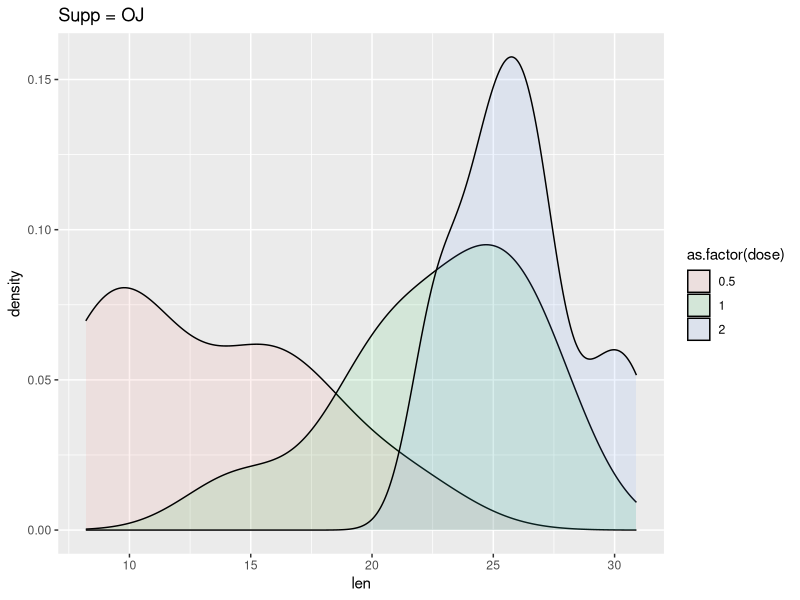
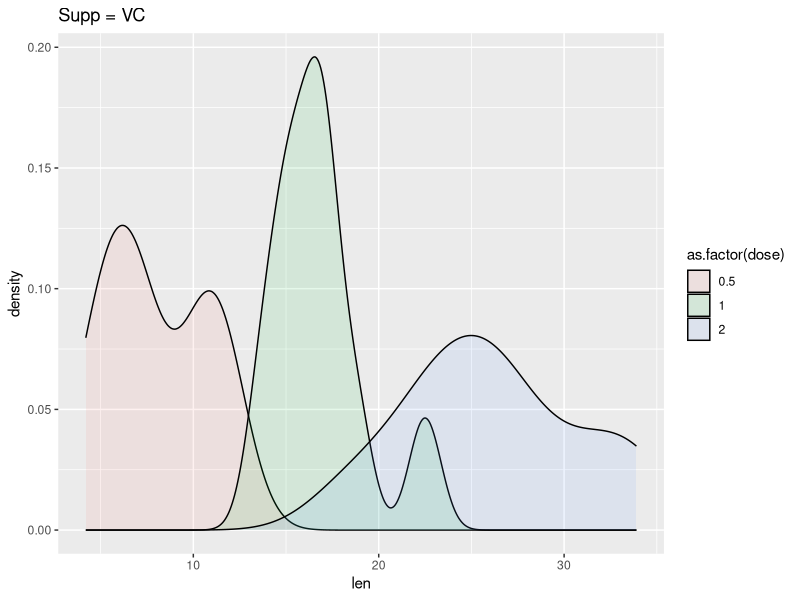
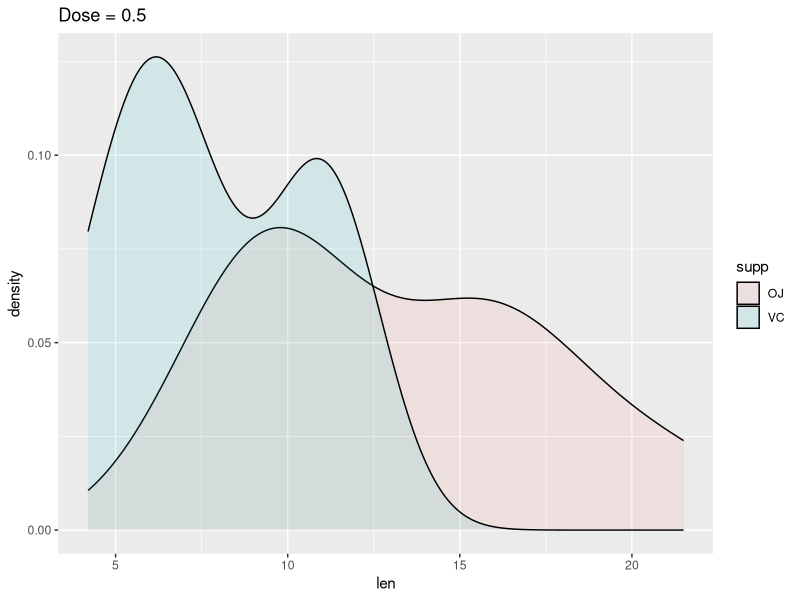
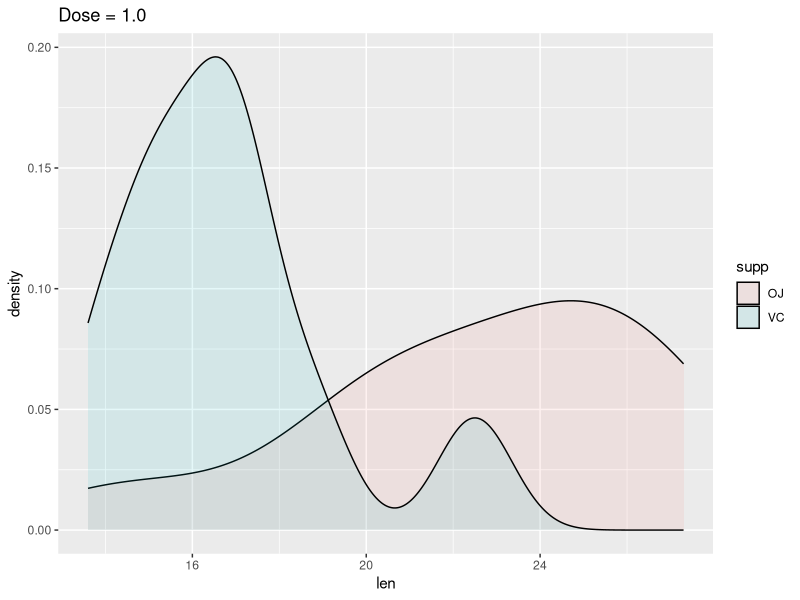
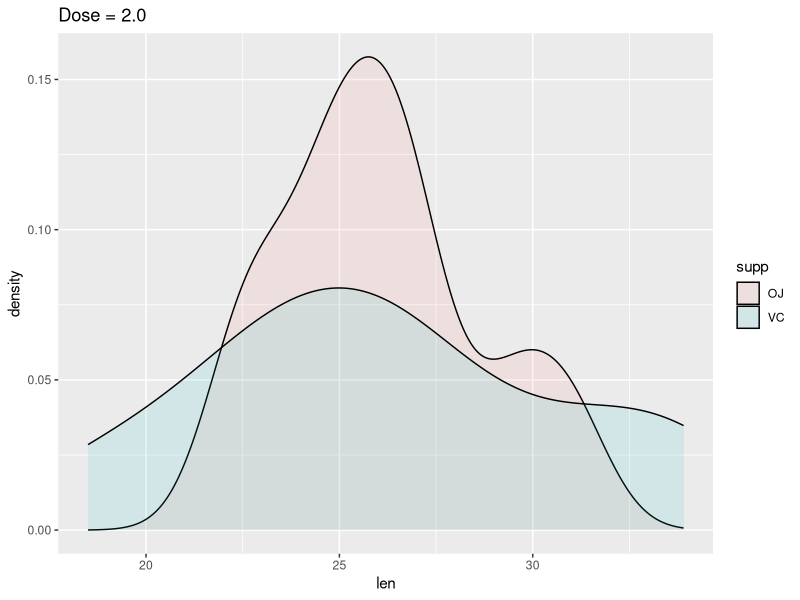

Write R code to recreate these figures, in order. (Note: this script raises an error after producing the figures.)
library(ggplot2)
library(dplyr)

tg <- data.frame(ToothGrowth)

#1. Provide basic summary
summary(filter(tg, supp=="OJ"))
summary(filter(tg, supp=="VC"))

#tg_supp <- group_by(tg,supp)
tg_oj <- filter(tg, supp=="OJ")
tg_vc <- filter(tg, supp=="VC")

#Comparison of two methods for equal doses:
tg_equal_dose_1 <- rbind(filter(tg_oj,dose==0.5),filter(tg_vc,dose==0.5))
tg_equal_dose_2 <- rbind(filter(tg_oj,dose==1.0),filter(tg_vc,dose==1.0))
tg_equal_dose_3 <- rbind(filter(tg_oj,dose==2.0),filter(tg_vc,dose==2.0))

ggplot(tg_oj, aes(len,fill=as.factor(dose))) + geom_density(alpha = 0.1) +ggtitle("Supp = OJ")
ggplot(tg_vc, aes(len,fill=as.factor(dose))) + geom_density(alpha = 0.1)+ggtitle("Supp = VC")

ggplot(tg_equal_dose_1, aes(len,fill=supp)) + geom_density(alpha = 0.1)+ggtitle("Supp = OJ") +ggtitle("Dose = 0.5")
ggplot(tg_equal_dose_2, aes(len,fill=supp)) + geom_density(alpha = 0.1)+ggtitle("Supp = OJ") +ggtitle("Dose = 1.0")
ggplot(tg_equal_dose_3, aes(len,fill=supp)) + geom_density(alpha = 0.1)+ggtitle("Supp = OJ") +ggtitle("Dose = 2.0")
#ggplot(variance_mr, aes(var, fill = n)) + geom_density(alpha = 0.1)

#2. Analyze cmonfidence level
conf_1 <- t.test(len ~ supp, paired=FALSE, var.equal = TRUE, data=tg_equal_dose_1)$conf
conf_2 <- t.test(len ~ supp, paired=FALSE, var.equal = TRUE, data=tg_equal_dose_2)$conf
conf_3 <- t.test(len ~ supp, paired=FALSE, var.equal = TRUE, data=tg_equal_dose_3)$conf

